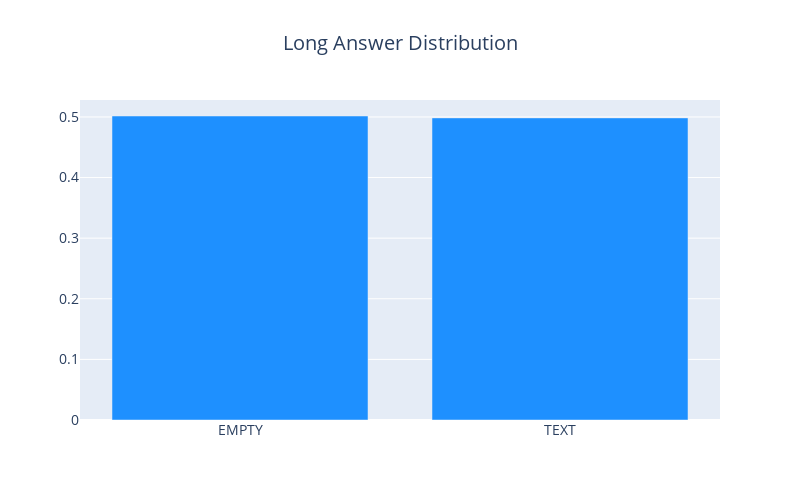

Notebook code for this chart:
### Code cell
long_answer['type'] = long_answer['long_answer'].copy()
long_answer.loc[(long_answer['long_answer']!='EMPTY'), 'type'] =  'TEXT'
bar_plot(long_answer, 'type', 'Long Answer Distribution', 800, 500, 10)

### Figure 1 — Plotly figure (JSON) as saved in the notebook; plotly's stock layout.template omitted (floating-point values rounded to 4 significant figures)
{"data": [{"marker": {"color": "#1E90FF"}, "type": "bar", "x": ["EMPTY", "TEXT"], "y": [0.5016, 0.4984]}], "layout": {"font": {"size": 14}, "height": 500, "title": {"text": "Long Answer Distribution", "x": 0.5}, "width": 800}}
